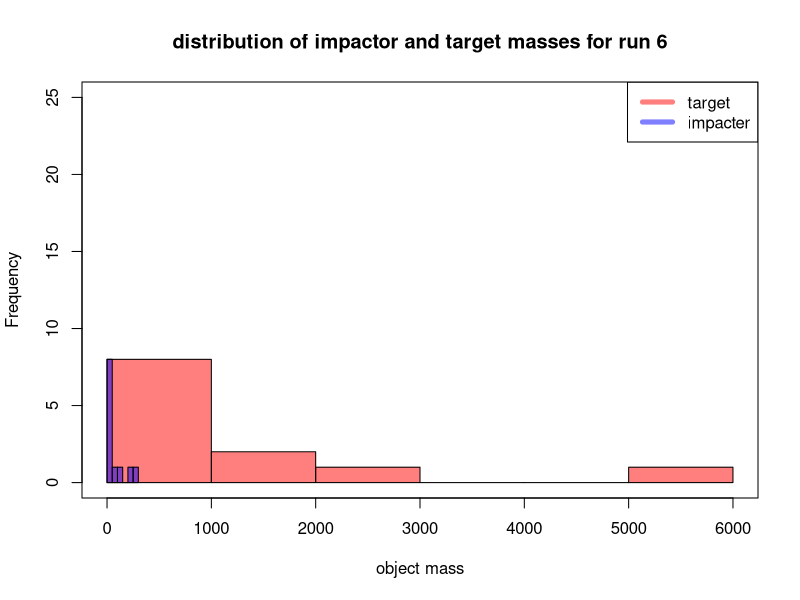

The R source for this figure:
collisions<-read.table("collision.list table.txt",header=TRUE)

collisions.run1<-collisions[2:47,]
collisions.run2<-collisions[49:73,]
collisions.run3<-collisions[75:85,]
collisions.run4<-collisions[87:106,]
collisions.run5<-collisions[108:126,]
collisions.run6<-collisions[125:136,]#this is correct
collisions.run7<-collisions[141:163,]
collisions.run8<-collisions[162:187,]#this is correct
collisions.run9<-collisions[193:212,]
collisions.run10<-collisions[214:223,]

colliders<-read.table("impacter.mass.list table.txt")
colliders.run1<-colliders$V2[2:47]
colliders.run2<-colliders$V2[49:73]
colliders.run3<-colliders$V2[75:85]
colliders.run4<-colliders$V2[87:106]
colliders.run5<-colliders$V2[108:126]
colliders.run6<-colliders$V2[126:137]#this is correct
colliders.run7<-colliders$V2[141:163]
colliders.run8<-colliders$V2[163:188]#this is correct
colliders.run9<-colliders$V2[193:212]
colliders.run10<-colliders$V2[214:223]

mass.run.6<-as.numeric(as.vector(collisions.run6$xsa))#using xsa as this is the heading for the mass colume - headings hae shifted by 1 somehow
hist(mass.run.6,col=rgb(1,0,0,0.5),xlab="object mass",ylim=c(0,25),main="distribution of impactor and target masses for run 6")
hist(colliders.run6,col=rgb(0,0,1,0.5),add=T)
legend("topright", c("target", "impacter"), col=c(rgb(1,0,0,0.5),rgb(0,0,1,0.5) ), lwd=5)

box()
